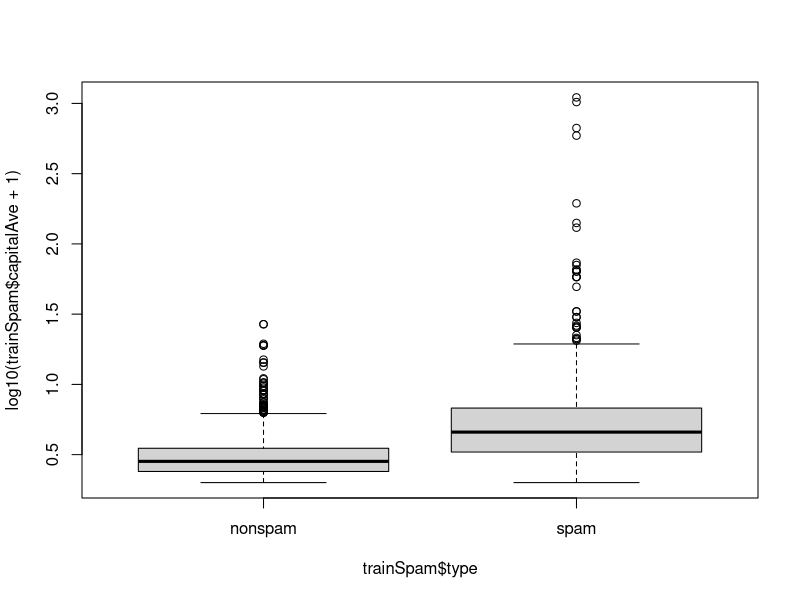
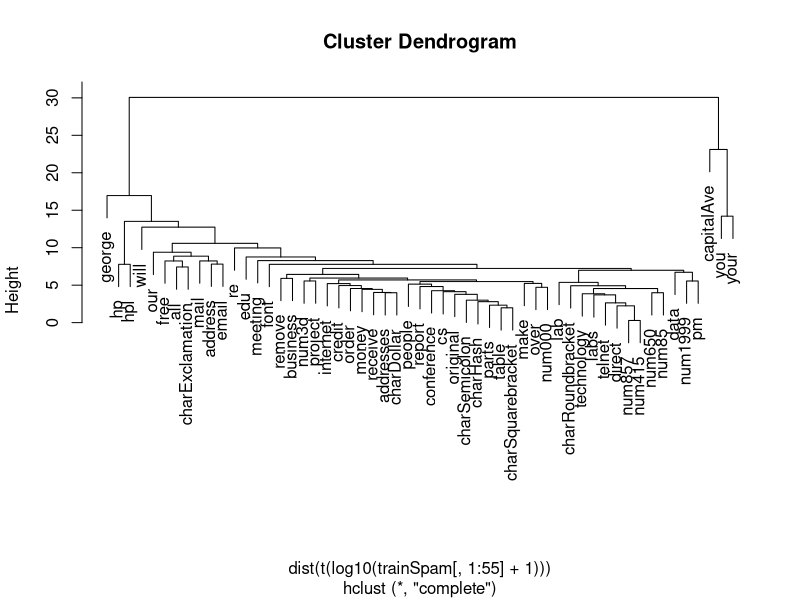

Write R code to recreate these figures, in order.
## ---- chunk 1
library(kernlab)
data(spam)

set.seed(3425)
trainIndicator <- rbinom(4601, size=1, prob=0.5)

table(trainIndicator)

trainSpam <- spam[trainIndicator==1,]
testSpam <- spam[trainIndicator==0,]

#plot(trainSpam$capitalAve ~ trainSpam$type)
plot(log10(trainSpam$capitalAve + 1) ~ trainSpam$type)

hCluster <- hclust(dist(t(log10(trainSpam[,1:55] + 1))))
plot(hCluster)
## ---- chunk 2
getwd()
setwd('~/Desktop/coursera-data-analysis')
